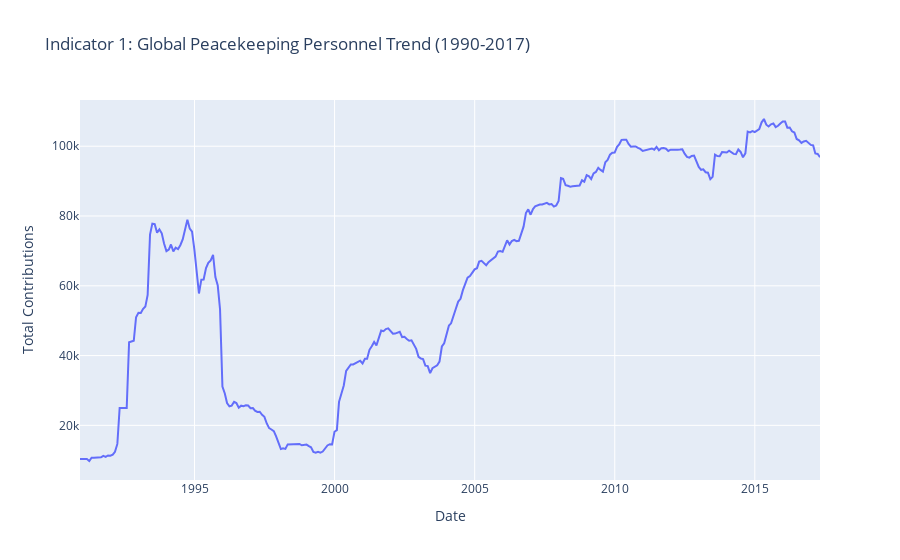
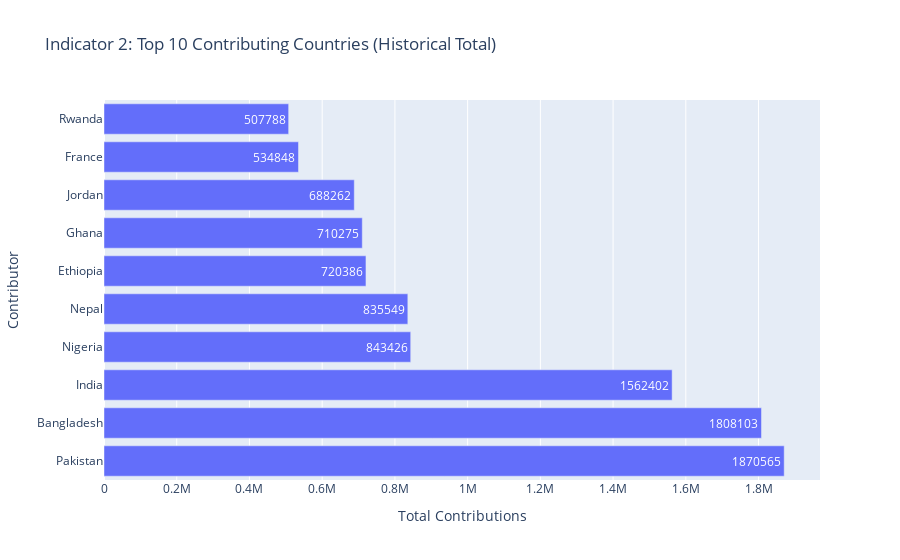
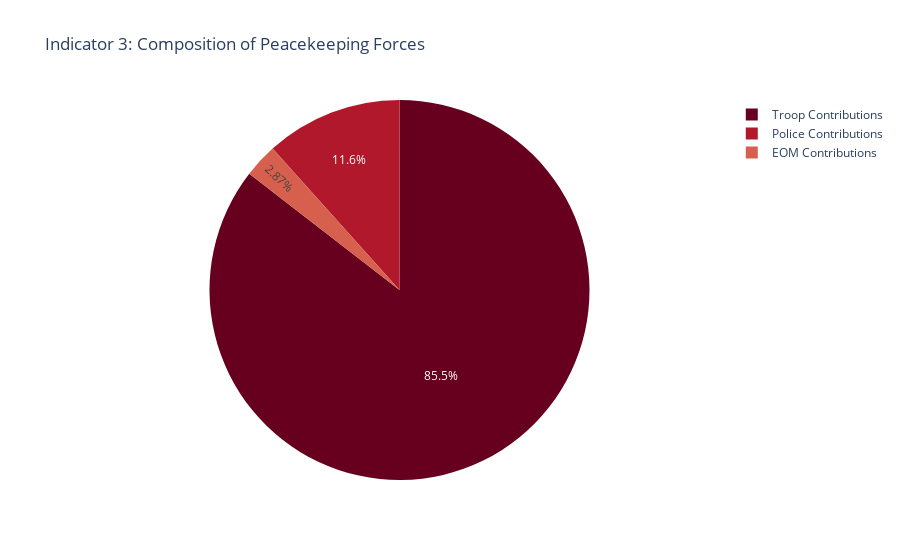
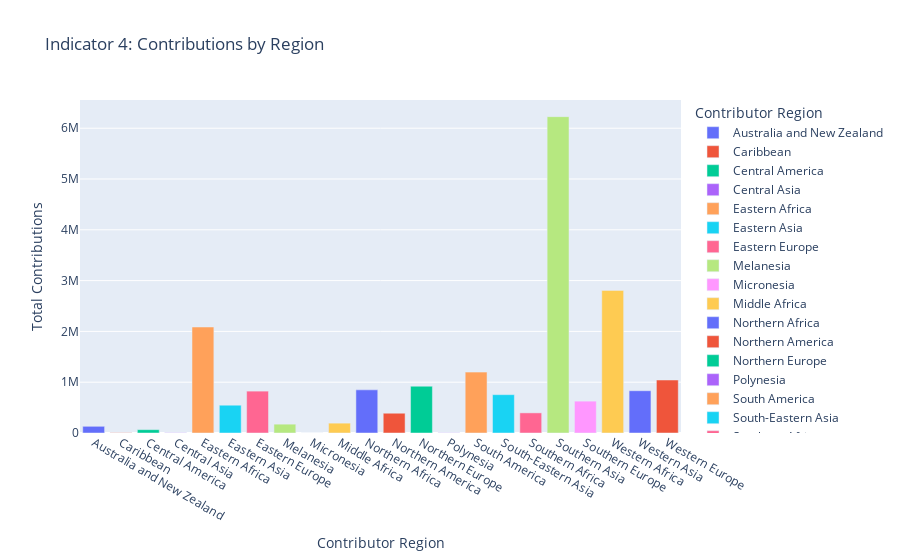

The code cell stored with these charts, in order, in its notebook:
### Code cell
# --- Main Execution Block ---
if __name__ == "__main__":
    # datacolec and cleaning
    file_path = "country_level_data.csv"
    
    # Load and clean
    print(43*"=")
    print("=== PEACEKEEPING CONTRIBUTIONS ANALYSIS ===")
    print(43*"=")
    df_raw = load_data(file_path)
    df = preprocess_data(df_raw)

    # modification
    print("--- DATA EXPLORATION ---")
    explore_data_structure(df)
    
    print(f"\nData loaded. Shape: {df.shape}")
    print(f"Date range: {df['Date'].min().date()} to {df['Date'].max().date()}")

    # --- Step 2: Compute Indicators ---
    print(43*"=")
    print("Computing indicators...")
    trend_df = get_global_trend(df)
    top_df = get_top_contributors(df, n=10)
    comp_df = get_contribution_composition(df)
    reg_df = get_regional_distribution(df)
    norm_df = get_normalized_contributions(df)
    print("Indicators computed.")
    
    # --- TEMPORAL ANALYSIS: Forecasting ---
    print(43*"=")
    print("Performing temporal forecasting...")
    monthly_data, forecast_df, model = forecast_contributions(df, periods=24)
    print(f"Forecast generated for next 24 months")
    
    # --- SPATIAL ANALYSIS: Clustering ---
    print(43*"=")
    print("Performing spatial clustering...")
    cluster_df, kmeans_model, scaler = spatial_clustering(df, n_clusters=4)
    print(f"Countries clustered into 4 groups")
    
    # --- Visualization (Inline) ---
    print(43*"=")
    print("Generating visualizations...")
    
    # 1. Global Trend Line Chart
    fig1 = px.line(trend_df, x='Date', y='Total Contributions', 
                   title='Indicator 1: Global Peacekeeping Personnel Trend (1990-2017)')
    fig1.show()
    
    # 2. Top Contributors Bar Chart
    fig2 = px.bar(top_df, x='Total Contributions', y='Contributor', orientation='h',
                  title='Indicator 2: Top 10 Contributing Countries (Historical Total)',
                  text='Total Contributions')
    fig2.show()
    
    # 3. Pie Chart
    fig3 = px.pie(comp_df, values='Count', names='Type', 
                  title='Indicator 3: Composition of Peacekeeping Forces',
                  color_discrete_sequence=px.colors.sequential.RdBu)
    fig3.show()
    
    # 4. Regional Distribution Bar Chart
    fig4 = px.bar(reg_df, x='Contributor Region', y='Total Contributions', 
                  title='Indicator 4: Contributions by Region',
                  color='Contributor Region')
    fig4.show()

    # 5. Normalized Contributions Bar Chart
    fig5 = px.bar(norm_df, x='Share_Percentage', y='Contributor', orientation='h',
                  title='Indicator 5: Normalized Contributions (% of Global Total)',
                  text='Share_Percentage',
                  labels={'Share_Percentage': 'Share of Total Contributions (%)'})
    fig5.update_traces(texttemplate='%{text:.2f}%', textposition='outside')
    fig5.show()
    
    # 6. TEMPORAL: Forecast Visualization
    fig6 = px.line(title='Indicator 6:Temporal Analysis: Peacekeeping Contributions Forecast (24 months)')
    fig6.add_scatter(x=monthly_data['Date'], y=monthly_data['Total Contributions'], 
                     mode='lines', name='Historical Data', line=dict(color='blue'))
    fig6.add_scatter(x=forecast_df['Date'], y=forecast_df['Forecasted_Contributions'], 
                     mode='lines', name='Forecast', line=dict(color='red'))
    fig6.update_xaxes(title_text='Date')
    fig6.update_yaxes(title_text='Total Contributions')
    fig6.show()
    
    # 7. SPATIAL: Cluster Visualization
    top_30 = cluster_df.nlargest(30, 'Total_Sum')
    fig7 = px.scatter(top_30, x='Total_Sum', y='Total_Mean', 
                      color='Cluster_Label', size='Troops_Sum',
                      hover_data=['Contributor', 'Region'],
                      title='Indicator 7: Spatial Analysis: Country Clustering by Contribution Patterns (Top 30)',
                      labels={'Total_Sum': 'Total Contributions (Sum)', 
                              'Total_Mean': 'Average Contribution per Period'})
    fig7.show()
    
    # 8. SPATIAL: Cluster Distribution by Region
    cluster_region = cluster_df.groupby(['Cluster_Label', 'Region']).size().reset_index(name='Count')
    fig8 = px.bar(cluster_region, x='Cluster_Label', y='Count', color='Region',
                  title='Indicator 8: Spatial Analysis: Cluster Distribution Across Regions',
                  barmode='stack')
    fig8.show()
    
    print("\n=== ANALYSIS COMPLETE ===")
    print(f"\nTemporal Forecast Summary:")
    print(f"  - Last historical value: {monthly_data['Total Contributions'].iloc[-1]:,.0f}")
    print(f"  - Forecasted 6-month avg: {forecast_df['Forecasted_Contributions'].head(6).mean():,.0f}")
    print(f"  - Forecasted 24-month avg: {forecast_df['Forecasted_Contributions'].mean():,.0f}")
    
    print(f"\nSpatial Clustering Summary:")
    print(cluster_df['Cluster_Label'].value_counts().sort_index())

### Figure 1 — Plotly figure (JSON) as saved in the notebook; plotly's stock layout.template omitted (floating-point values rounded to 4 significant figures; data arrays with more than 128 entries replaced by an {"elided": "..."} marker saying what was removed)
{"data": [{"hovertemplate": "Date=%{x}<br>Total Contributions=%{y}<extra></extra>", "legendgroup": "", "line": {"color": "#636efa", "dash": "solid"}, "marker": {"symbol": "circle"}, "mode": "lines", "name": "", "orientation": "v", "showlegend": false, "type": "scatter", "x": {"elided": "317 str values"}, "xaxis": "x", "y": {"elided": "317 int values"}, "yaxis": "y"}], "layout": {"legend": {"tracegroupgap": 0}, "title": {"text": "Indicator 1: Global Peacekeeping Personnel Trend (1990-2017)"}, "xaxis": {"anchor": "y", "domain": [0, 1], "title": {"text": "Date"}}, "yaxis": {"anchor": "x", "domain": [0, 1], "title": {"text": "Total Contributions"}}}}

### Figure 2 — Plotly figure (JSON) as saved in the notebook; plotly's stock layout.template omitted (floating-point values rounded to 4 significant figures)
{"data": [{"alignmentgroup": "True", "hovertemplate": "Total Contributions=%{text}<br>Contributor=%{y}<extra></extra>", "legendgroup": "", "marker": {"color": "#636efa", "pattern": {"shape": ""}}, "name": "", "offsetgroup": "", "orientation": "h", "showlegend": false, "text": [1870565, 1808103, 1562402, 843426, 835549, 720386, 710275, 688262, 534848, 507788], "textposition": "auto", "type": "bar", "x": [1870565, 1808103, 1562402, 843426, 835549, 720386, 710275, 688262, 534848, 507788], "xaxis": "x", "y": ["Pakistan", "Bangladesh", "India", "Nigeria", "Nepal", "Ethiopia", "Ghana", "Jordan", "France", "Rwanda"], "yaxis": "y"}], "layout": {"barmode": "relative", "legend": {"tracegroupgap": 0}, "title": {"text": "Indicator 2: Top 10 Contributing Countries (Historical Total)"}, "xaxis": {"anchor": "y", "domain": [0, 1], "title": {"text": "Total Contributions"}}, "yaxis": {"anchor": "x", "domain": [0, 1], "title": {"text": "Contributor"}}}}

### Figure 3 — Plotly figure (JSON) as saved in the notebook; plotly's stock layout.template omitted (floating-point values rounded to 4 significant figures)
{"data": [{"domain": {"x": [0, 1], "y": [0, 1]}, "hovertemplate": "Type=%{label}<br>Count=%{value}<extra></extra>", "labels": ["Troop Contributions", "Police Contributions", "EOM Contributions"], "legendgroup": "", "name": "", "showlegend": true, "type": "pie", "values": [17170102, 2338779, 576978]}], "layout": {"legend": {"tracegroupgap": 0}, "piecolorway": ["rgb(103,0,31)", "rgb(178,24,43)", "rgb(214,96,77)", "rgb(244,165,130)", "rgb(253,219,199)", "rgb(247,247,247)", "rgb(209,229,240)", "rgb(146,197,222)", "rgb(67,147,195)", "rgb(33,102,172)", "rgb(5,48,97)"], "title": {"text": "Indicator 3: Composition of Peacekeeping Forces"}}}

### Figure 4 — Plotly figure (JSON) as saved in the notebook; plotly's stock layout.template omitted (floating-point values rounded to 4 significant figures)
{"data": [{"alignmentgroup": "True", "hovertemplate": "Contributor Region=%{x}<br>Total Contributions=%{y}<extra></extra>", "legendgroup": "Australia and New Zealand", "marker": {"color": "#636efa", "pattern": {"shape": ""}}, "name": "Australia and New Zealand", "offsetgroup": "Australia and New Zealand", "orientation": "v", "showlegend": true, "textposition": "auto", "type": "bar", "x": ["Australia and New Zealand"], "xaxis": "x", "y": [131894], "yaxis": "y"}, {"alignmentgroup": "True", "hovertemplate": "Contributor Region=%{x}<br>Total Contributions=%{y}<extra></extra>", "legendgroup": "Caribbean", "marker": {"color": "#EF553B", "pattern": {"shape": ""}}, "name": "Caribbean", "offsetgroup": "Caribbean", "orientation": "v", "showlegend": true, "textposition": "auto", "type": "bar", "x": ["Caribbean"], "xaxis": "x", "y": [5381], "yaxis": "y"}, {"alignmentgroup": "True", "hovertemplate": "Contributor Region=%{x}<br>Total Contributions=%{y}<extra></extra>", "legendgroup": "Central America", "marker": {"color": "#00cc96", "pattern": {"shape": ""}}, "name": "Central America", "offsetgroup": "Central America", "orientation": "v", "showlegend": true, "textposition": "auto", "type": "bar", "x": ["Central America"], "xaxis": "x", "y": [65558], "yaxis": "y"}, {"alignmentgroup": "True", "hovertemplate": "Contributor Region=%{x}<br>Total Contributions=%{y}<extra></extra>", "legendgroup": "Central Asia", "marker": {"color": "#ab63fa", "pattern": {"shape": ""}}, "name": "Central Asia", "offsetgroup": "Central Asia", "orientation": "v", "showlegend": true, "textposition": "auto", "type": "bar", "x": ["Central Asia"], "xaxis": "x", "y": [4750], "yaxis": "y"}, {"alignmentgroup": "True", "hovertemplate": "Contributor Region=%{x}<br>Total Contributions=%{y}<extra></extra>", "legendgroup": "Eastern Africa", "marker": {"color": "#FFA15A", "pattern": {"shape": ""}}, "name": "Eastern Africa", "offsetgroup": "Eastern Africa", "orientation": "v", "showlegend": true, "textposition": "auto", "type": "bar", "x": ["Eastern Africa"], "xaxis": "x", "y": [2086736], "yaxis": "y"}, {"alignmentgroup": "True", "hovertemplate": "Contributor Region=%{x}<br>Total Contributions=%{y}<extra></extra>", "legendgroup": "Eastern Asia", "marker": {"color": "#19d3f3", "pattern": {"shape": ""}}, "name": "Eastern Asia", "offsetgroup": "Eastern Asia", "orientation": "v", "showlegend": true, "textposition": "auto", "type": "bar", "x": ["Eastern Asia"], "xaxis": "x", "y": [547041], "yaxis": "y"}, {"alignmentgroup": "True", "hovertemplate": "Contributor Region=%{x}<br>Total Contributions=%{y}<extra></extra>", "legendgroup": "Eastern Europe", "marker": {"color": "#FF6692", "pattern": {"shape": ""}}, "name": "Eastern Europe", "offsetgroup": "Eastern Europe", "orientation": "v", "showlegend": true, "textposition": "auto", "type": "bar", "x": ["Eastern Europe"], "xaxis": "x", "y": [824426], "yaxis": "y"}, {"alignmentgroup": "True", "hovertemplate": "Contributor Region=%{x}<br>Total Contributions=%{y}<extra></extra>", "legendgroup": "Melanesia", "marker": {"color": "#B6E880", "pattern": {"shape": ""}}, "name": "Melanesia", "offsetgroup": "Melanesia", "orientation": "v", "showlegend": true, "textposition": "auto", "type": "bar", "x": ["Melanesia"], "xaxis": "x", "y": [174095], "yaxis": "y"}, {"alignmentgroup": "True", "hovertemplate": "Contributor Region=%{x}<br>Total Contributions=%{y}<extra></extra>", "legendgroup": "Micronesia", "marker": {"color": "#FF97FF", "pattern": {"shape": ""}}, "name": "Micronesia", "offsetgroup": "Micronesia", "orientation": "v", "showlegend": true, "textposition": "auto", "type": "bar", "x": ["Micronesia"], "xaxis": "x", "y": [173], "yaxis": "y"}, {"alignmentgroup": "True", "hovertemplate": "Contributor Region=%{x}<br>Total Contributions=%{y}<extra></extra>", "legendgroup": "Middle Africa", "marker": {"color": "#FECB52", "pattern": {"shape": ""}}, "name": "Middle Africa", "offsetgroup": "Middle Africa", "orientation": "v", "showlegend": true, "textposition": "auto", "type": "bar", "x": ["Middle Africa"], "xaxis": "x", "y": [193895], "yaxis": "y"}, {"alignmentgroup": "True", "hovertemplate": "Contributor Region=%{x}<br>Total Contributions=%{y}<extra></extra>", "legendgroup": "Northern Africa", "marker": {"color": "#636efa", "pattern": {"shape": ""}}, "name": "Northern Africa", "offsetgroup": "Northern Africa", "orientation": "v", "showlegend": true, "textposition": "auto", "type": "bar", "x": ["Northern Africa"], "xaxis": "x", "y": [849731], "yaxis": "y"}, {"alignmentgroup": "True", "hovertemplate": "Contributor Region=%{x}<br>Total Contributions=%{y}<extra></extra>", "legendgroup": "Northern America", "marker": {"color": "#EF553B", "pattern": {"shape": ""}}, "name": "Northern America", "offsetgroup": "Northern America", "orientation": "v", "showlegend": true, "textposition": "auto", "type": "bar", "x": ["Northern America"], "xaxis": "x", "y": [389284], "yaxis": "y"}, {"alignmentgroup": "True", "hovertemplate": "Contributor Region=%{x}<br>Total Contributions=%{y}<extra></extra>", "legendgroup": "Northern Europe", "marker": {"color": "#00cc96", "pattern": {"shape": ""}}, "name": "Northern Europe", "offsetgroup": "Northern Europe", "orientation": "v", "showlegend": true, "textposition": "auto", "type": "bar", "x": ["Northern Europe"], "xaxis": "x", "y": [921432], "yaxis": "y"}, {"alignmentgroup": "True", "hovertemplate": "Contributor Region=%{x}<br>Total Contributions=%{y}<extra></extra>", "legendgroup": "Polynesia", "marker": {"color": "#ab63fa", "pattern": {"shape": ""}}, "name": "Polynesia", "offsetgroup": "Polynesia", "orientation": "v", "showlegend": true, "textposition": "auto", "type": "bar", "x": ["Polynesia"], "xaxis": "x", "y": [3876], "yaxis": "y"}, {"alignmentgroup": "True", "hovertemplate": "Contributor Region=%{x}<br>Total Contributions=%{y}<extra></extra>", "legendgroup": "South America", "marker": {"color": "#FFA15A", "pattern": {"shape": ""}}, "name": "South America", "offsetgroup": "South America", "orientation": "v", "showlegend": true, "textposition": "auto", "type": "bar", "x": ["South America"], "xaxis": "x", "y": [1198479], "yaxis": "y"}, {"alignmentgroup": "True", "hovertemplate": "Contributor Region=%{x}<br>Total Contributions=%{y}<extra></extra>", "legendgroup": "South-Eastern Asia", "marker": {"color": "#19d3f3", "pattern": {"shape": ""}}, "name": "South-Eastern Asia", "offsetgroup": "South-Eastern Asia", "orientation": "v", "showlegend": true, "textposition": "auto", "type": "bar", "x": ["South-Eastern Asia"], "xaxis": "x", "y": [754740], "yaxis": "y"}, {"alignmentgroup": "True", "hovertemplate": "Contributor Region=%{x}<br>Total Contributions=%{y}<extra></extra>", "legendgroup": "Southern Africa", "marker": {"color": "#FF6692", "pattern": {"shape": ""}}, "name": "Southern Africa", "offsetgroup": "Southern Africa", "orientation": "v", "showlegend": true, "textposition": "auto", "type": "bar", "x": ["Southern Africa"], "xaxis": "x", "y": [396283], "yaxis": "y"}, {"alignmentgroup": "True", "hovertemplate": "Contributor Region=%{x}<br>Total Contributions=%{y}<extra></extra>", "legendgroup": "Southern Asia", "marker": {"color": "#B6E880", "pattern": {"shape": ""}}, "name": "Southern Asia", "offsetgroup": "Southern Asia", "orientation": "v", "showlegend": true, "textposition": "auto", "type": "bar", "x": ["Southern Asia"], "xaxis": "x", "y": [6227649], "yaxis": "y"}, {"alignmentgroup": "True", "hovertemplate": "Contributor Region=%{x}<br>Total Contributions=%{y}<extra></extra>", "legendgroup": "Southern Europe", "marker": {"color": "#FF97FF", "pattern": {"shape": ""}}, "name": "Southern Europe", "offsetgroup": "Southern Europe", "orientation": "v", "showlegend": true, "textposition": "auto", "type": "bar", "x": ["Southern Europe"], "xaxis": "x", "y": [627167], "yaxis": "y"}, {"alignmentgroup": "True", "hovertemplate": "Contributor Region=%{x}<br>Total Contributions=%{y}<extra></extra>", "legendgroup": "Western Africa", "marker": {"color": "#FECB52", "pattern": {"shape": ""}}, "name": "Western Africa", "offsetgroup": "Western Africa", "orientation": "v", "showlegend": true, "textposition": "auto", "type": "bar", "x": ["Western Africa"], "xaxis": "x", "y": [2807570], "yaxis": "y"}, {"alignmentgroup": "True", "hovertemplate": "Contributor Region=%{x}<br>Total Contributions=%{y}<extra></extra>", "legendgroup": "Western Asia", "marker": {"color": "#636efa", "pattern": {"shape": ""}}, "name": "Western Asia", "offsetgroup": "Western Asia", "orientation": "v", "showlegend": true, "textposition": "auto", "type": "bar", "x": ["Western Asia"], "xaxis": "x", "y": [832371], "yaxis": "y"}, {"alignmentgroup": "True", "hovertemplate": "Contributor Region=%{x}<br>Total Contributions=%{y}<extra></extra>", "legendgroup": "Western Europe", "marker": {"color": "#EF553B", "pattern": {"shape": ""}}, "name": "Western Europe", "offsetgroup": "Western Europe", "orientation": "v", "showlegend": true, "textposition": "auto", "type": "bar", "x": ["Western Europe"], "xaxis": "x", "y": [1043328], "yaxis": "y"}], "layout": {"barmode": "relative", "legend": {"title": {"text": "Contributor Region"}, "tracegroupgap": 0}, "title": {"text": "Indicator 4: Contributions by Region"}, "xaxis": {"anchor": "y", "categoryarray": ["Australia and New Zealand", "Caribbean", "Central America", "Central Asia", "Eastern Africa", "Eastern Asia", "Eastern Europe", "Melanesia", "Micronesia", "Middle Africa", "Northern Africa", "Northern America", "Northern Europe", "Polynesia", "South America", "South-Eastern Asia", "Southern Africa", "Southern Asia", "Southern Europe", "Western Africa", "Western Asia", "Western Europe"], "categoryorder": "array", "domain": [0, 1], "title": {"text": "Contributor Region"}}, "yaxis": {"anchor": "x", "domain": [0, 1], "title": {"text": "Total Contributions"}}}}
